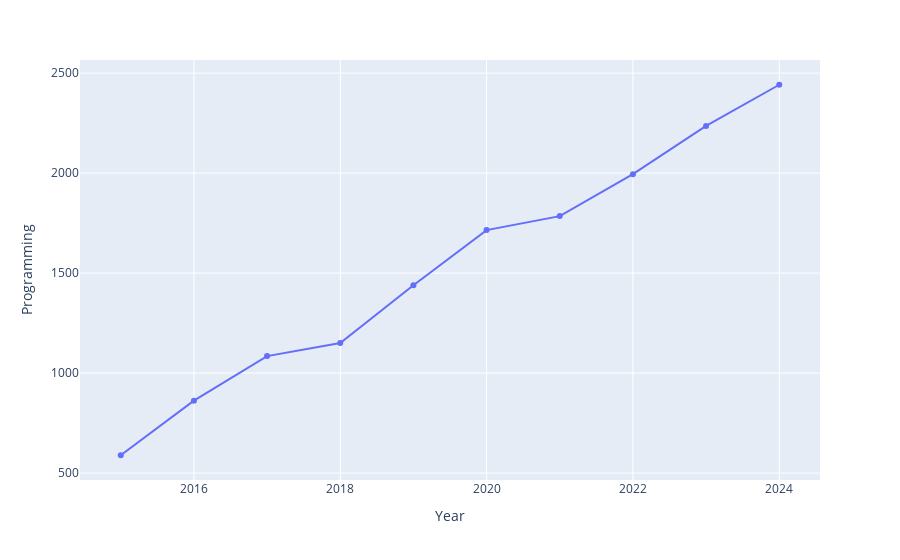

Notebook source saved alongside this figure:
### Code cell
fig=px.line(enrollment,x='Year',y='Programming',markers=True)

fig.show()

### Figure 1 — Plotly figure (JSON) as saved in the notebook; plotly's stock layout.template omitted (floating-point values rounded to 4 significant figures)
{"data": [{"hovertemplate": "Year=%{x}<br>Programming=%{y}<extra></extra>", "legendgroup": "", "line": {"color": "#636efa", "dash": "solid"}, "marker": {"symbol": "circle"}, "mode": "lines+markers", "name": "", "orientation": "v", "showlegend": false, "type": "scatter", "x": [2015, 2016, 2017, 2018, 2019, 2020, 2021, 2022, 2023, 2024], "xaxis": "x", "y": [589, 862, 1085, 1150, 1439, 1715, 1785, 1995, 2236, 2442], "yaxis": "y"}], "layout": {"legend": {"tracegroupgap": 0}, "margin": {"t": 60}, "xaxis": {"anchor": "y", "domain": [0, 1], "title": {"text": "Year"}}, "yaxis": {"anchor": "x", "domain": [0, 1], "title": {"text": "Programming"}}}}
